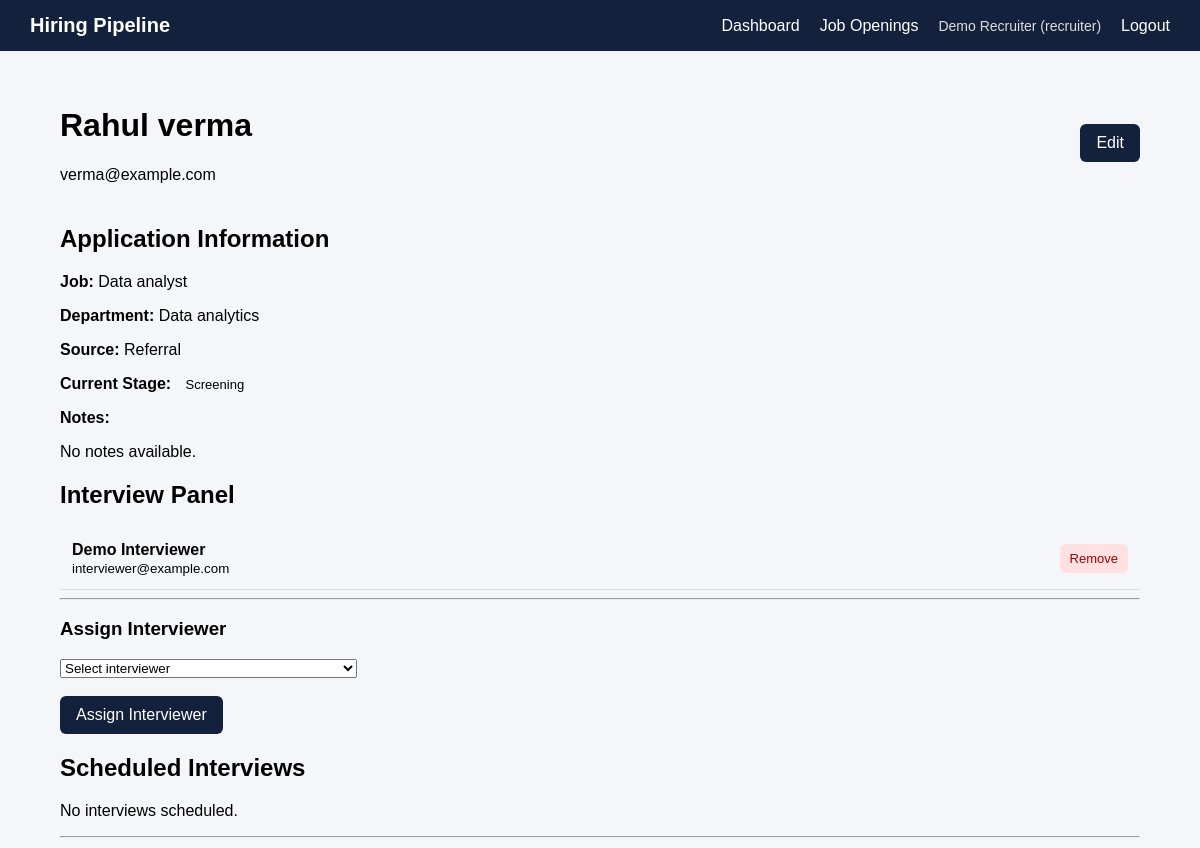
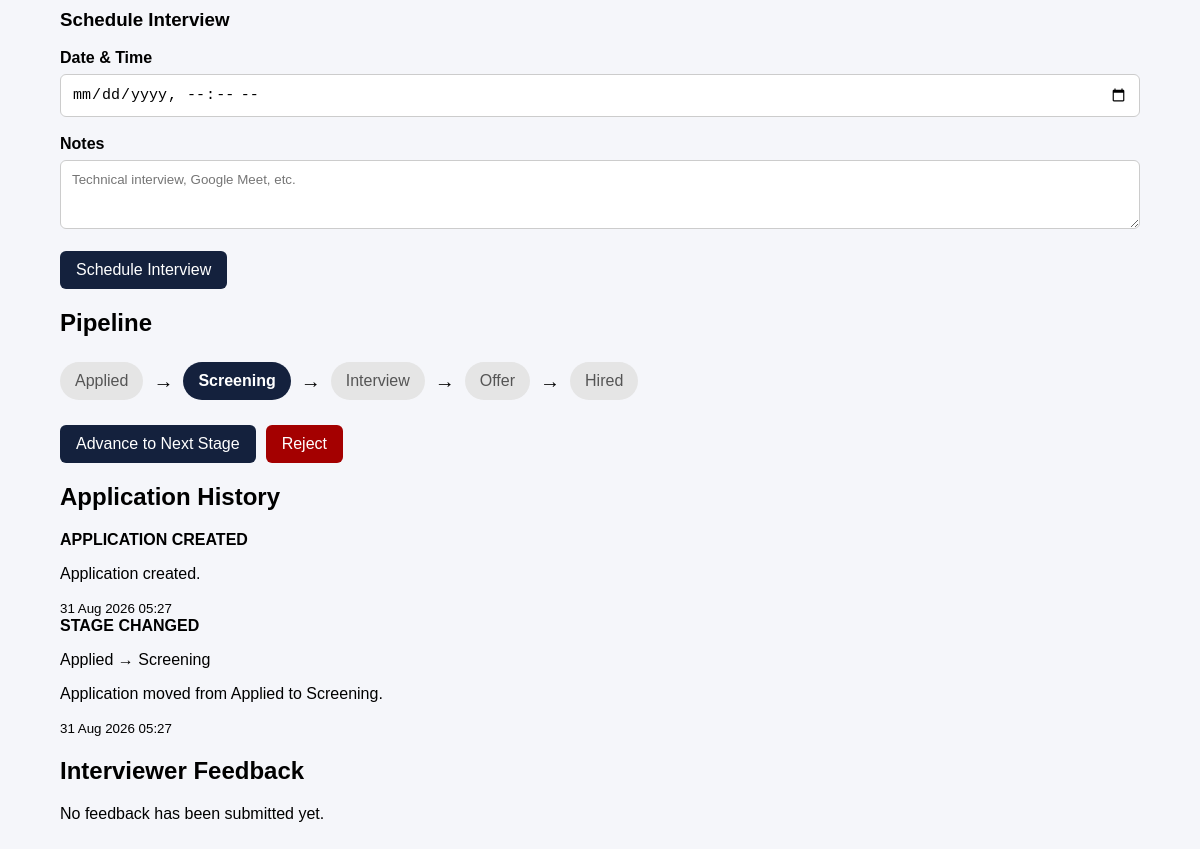
The page /applications/2 (signed in) on the database as committed earlier (2 pictures, top to bottom).
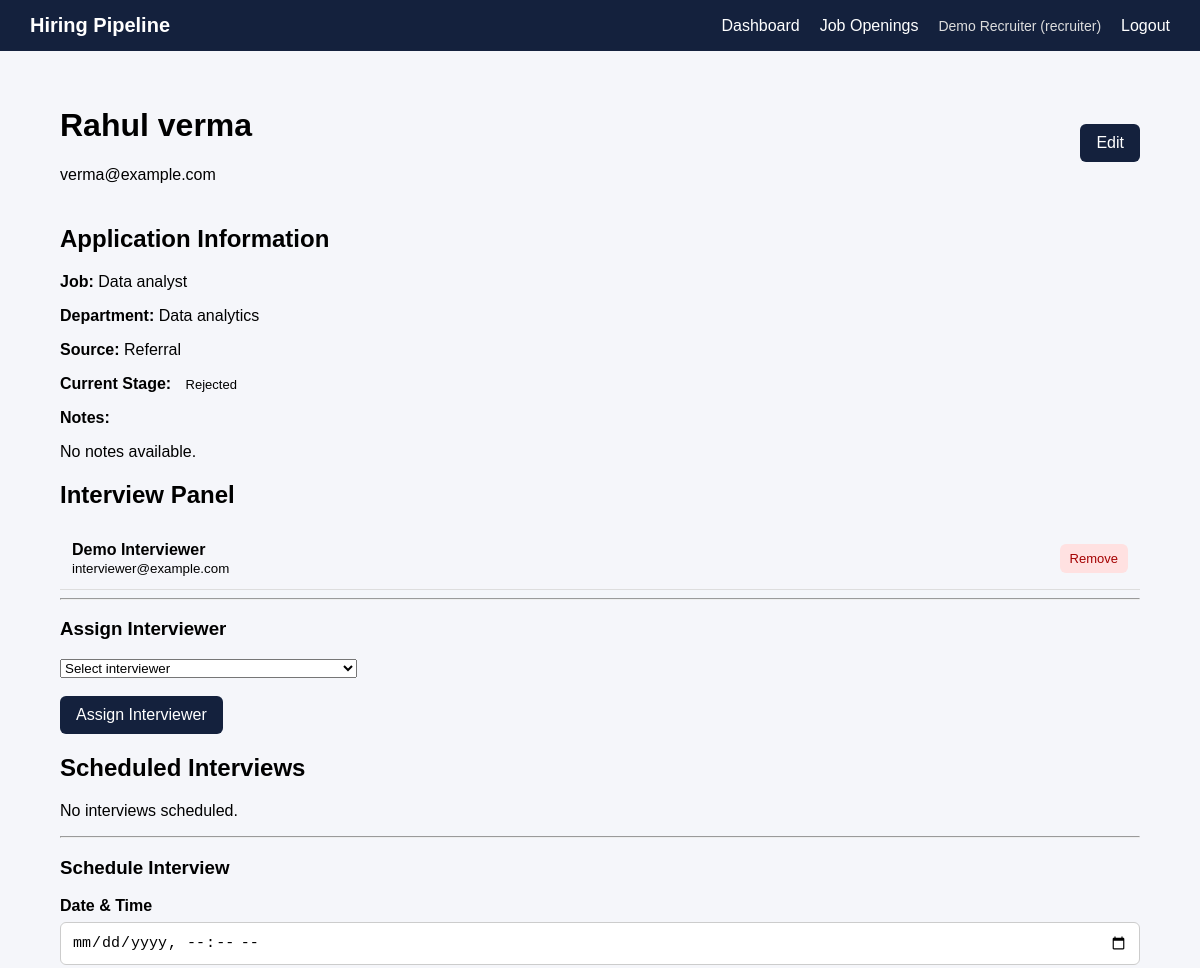
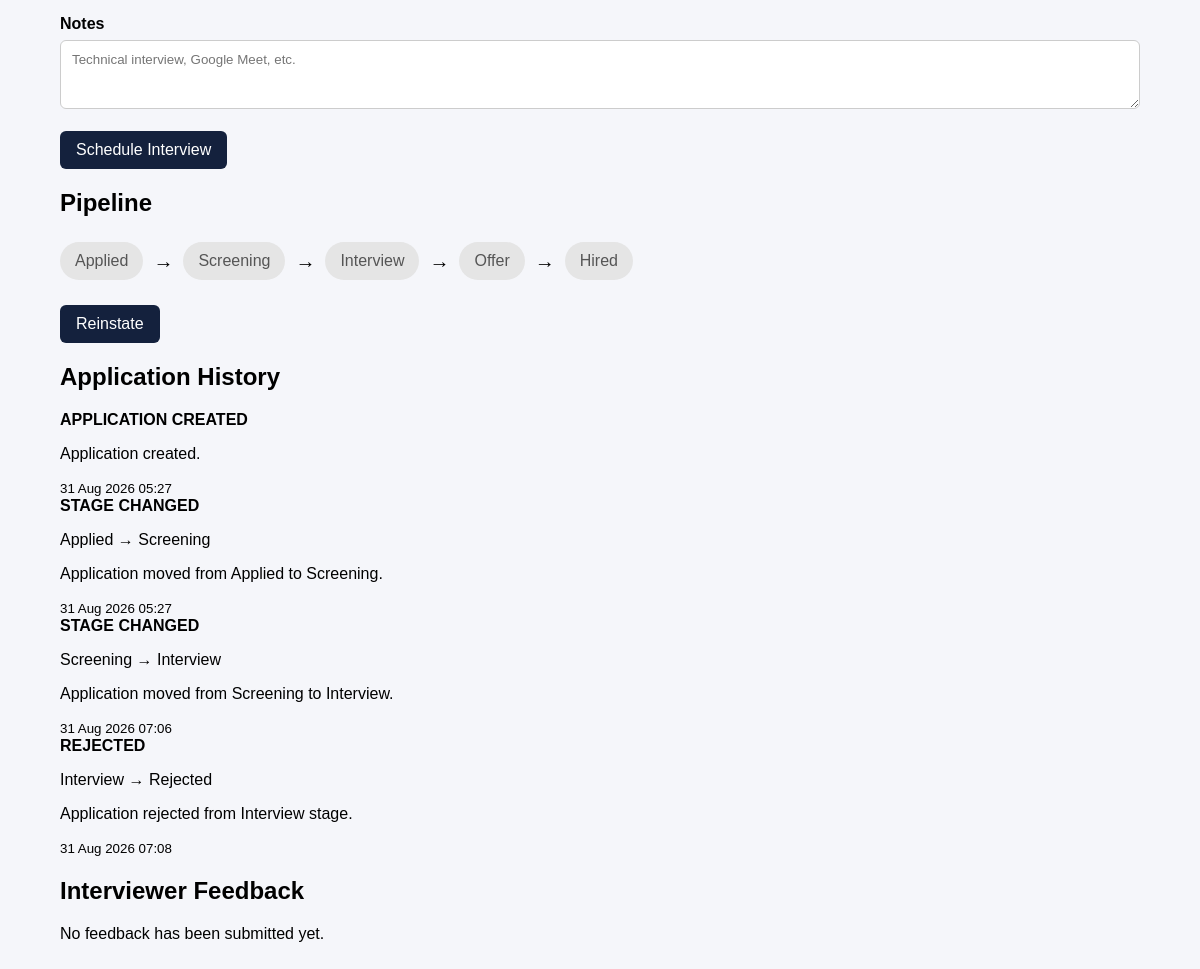
The same page on the database as committed later (2 pictures, top to bottom).
### models/user.py (models this page shows, shortened)
class User(UserMixin, db.Model):
    __tablename__ = "users"
    id = db.Column(db.Integer, primary_key=True)
    name = db.Column(db.String(100), nullable=False)
    email = db.Column(
        db.String(150),
        unique=True,
        nullable=False,
        index=True
    )
    password_hash = db.Column(db.String(255), nullable=False)
    role = db.Column(
        db.String(20),
        nullable=False
    )
    created_at = db.Column(
        db.DateTime,
        server_default=db.func.now()
    )

### models/application.py (models this page shows)
class Application(db.Model):
    __tablename__ = "applications"
    id = db.Column(
        db.Integer,
        primary_key=True
    )
    job_opening_id = db.Column(
        db.Integer,
        db.ForeignKey("job_openings.id"),
        nullable=False,
        index=True
    )
    candidate_name = db.Column(
        db.String(150),
        nullable=False
    )
    candidate_email = db.Column(
        db.String(150),
        nullable=False,
        index=True
    )
    source = db.Column(
        db.String(100),
        nullable=True
    )
    notes = db.Column(
        db.Text,
        nullable=True
    )
    stage = db.Column(
        db.String(30),
        nullable=False,
        default="Applied",
        index=True
    )
    applied_at = db.Column(
        db.DateTime,
        server_default=db.func.now()
    )
    stage_changed_at = db.Column(
        db.DateTime,
        server_default=db.func.now()
    )
    updated_at = db.Column(
        db.DateTime,
        server_default=db.func.now(),
        onupdate=db.func.now()
    )
    job = db.relationship(
        "JobOpening",
        back_populates="applications"
    )
    events = db.relationship(
        "ApplicationEvent",
        back_populates="application",
        lazy=True,
        order_by="ApplicationEvent.created_at"
    )

### models/job.py (models this page shows)
class JobOpening(db.Model):
    __tablename__ = "job_openings"
    id = db.Column(db.Integer, primary_key=True)
    title = db.Column(
        db.String(150),
        nullable=False
    )
    department = db.Column(
        db.String(100),
        nullable=False
    )
    description = db.Column(
        db.Text,
        nullable=True
    )
    status = db.Column(
        db.String(20),
        nullable=False,
        default="open",
        index=True
    )
    created_at = db.Column(
        db.DateTime,
        server_default=db.func.now()
    )
    updated_at = db.Column(
        db.DateTime,
        server_default=db.func.now(),
        onupdate=db.func.now()
    )
    applications = db.relationship(
        "Application",
        back_populates="job",
        lazy=True
    )
    description = db.Column(
        db.Text,
        nullable=True
    )
    status = db.Column(
        db.String(20),
        nullable=False,
        default="open"
    )
    created_at = db.Column(
        db.DateTime,
        server_default=db.func.now()
    )
    updated_at = db.Column(
        db.DateTime,
        server_default=db.func.now(),
        onupdate=db.func.now()
    )
    applications = db.relationship(
        "Application",
        back_populates="job",
        lazy=True
    )

### models/interview.py (models this page shows)
class ApplicationInterviewer(db.Model):
    __tablename__ = "application_interviewers"
    application_id = db.Column(
        db.Integer,
        db.ForeignKey("applications.id"),
        primary_key=True
    )
    interviewer_id = db.Column(
        db.Integer,
        db.ForeignKey("users.id"),
        primary_key=True
    )
    assigned_at = db.Column(
        db.DateTime,
        server_default=db.func.now()
    )
    application = db.relationship(
        "Application",
        backref=db.backref(
            "interviewer_assignments",
            lazy=True
        )
    )
    interviewer = db.relationship(
        "User",
        backref=db.backref(
            "application_assignments",
            lazy=True
        )
    )

### models/event.py (models this page shows)
class ApplicationEvent(db.Model):
    __tablename__ = "application_events"
    id = db.Column(
        db.Integer,
        primary_key=True
    )
    application_id = db.Column(
        db.Integer,
        db.ForeignKey("applications.id"),
        nullable=False,
        index=True
    )
    event_type = db.Column(
        db.String(50),
        nullable=False
    )
    old_stage = db.Column(
        db.String(30),
        nullable=True
    )
    new_stage = db.Column(
        db.String(30),
        nullable=True
    )
    actor_id = db.Column(
        db.Integer,
        db.ForeignKey("users.id"),
        nullable=True
    )
    message = db.Column(
        db.Text,
        nullable=True
    )
    created_at = db.Column(
        db.DateTime,
        server_default=db.func.now()
    )
    application = db.relationship(
        "Application",
        back_populates="events"
    )

### routes/applications.py (the view, shortened to what this page needs)
@applications_bp.route("/<int:application_id>")
@role_required("recruiter", "interviewer")
def application_detail(application_id):
    application = db.session.get(
        Application,
        application_id
    )
    if not application:
        abort(404)
    interviewers = []
    if current_user.role == "recruiter":
        interviewers = (
            User.query
            .filter_by(role="interviewer")
            .order_by(User.name)
            .all()
        )
    return render_template(
        "applications/detail.html",
        application=application,
        interviewers=interviewers
    )

### templates/applications/detail.html (shortened to what this page needs)
{% extends "base.html" %}
{% block content %}
<div class="page-header">
    <div>
        <h1>
            {{ application.candidate_name }}
        </h1>
        <p>
            {{ application.candidate_email }}
        </p>
    </div>
    {% if current_user.role == "recruiter" %}
        <a
            href="{{ url_for(
                'applications.edit_application',
                application_id=application.id
            ) }}"
            class="btn"
        >
            Edit
        </a>
    {% endif %}
</div>
<div class="detail-card">
    <h2>Application Information</h2>
    <p>
        <strong>Job:</strong>
        {{ application.job.title }}
    </p>
    <p>
        <strong>Department:</strong>
        {{ application.job.department }}
    </p>
    <p>
        <strong>Source:</strong>
        {{ application.source or "-" }}
    </p>
    <p>
        <strong>Current Stage:</strong>
        <span class="status">
            {{ application.stage }}
        </span>
    </p>
    <p>
        <strong>Notes:</strong>
    </p>
    <p>
        {{ application.notes or "No notes available." }}
    </p>
</div>
<div class="detail-card">
    <h2>Interview Panel</h2>
    {% if application.interviewer_assignments %}
        {% for assignment in application.interviewer_assignments %}
            <div class="panel-member">
                <div>
                    <strong>
                        {{ assignment.interviewer.name }}
                    </strong>
                    <br>
                    <small>
                        {{ assignment.interviewer.email }}
                    </small>
                </div>
                {% if current_user.role == "recruiter" %}
                    <form
                        method="POST"
                        action="{{ url_for(
                            'interviews.remove_interviewer',
                            application_id=application.id,
                            interviewer_id=assignment.interviewer_id
                        ) }}"
                    >
                        <button
                            type="submit"
                            class="small-btn danger"
                        >
                            Remove
                        </button>
                    </form>
                {% endif %}
            </div>
        {% endfor %}
    {% else %}
        <p>
            No interviewers assigned yet.
        </p>
    {% endif %}
    {% if current_user.role == "recruiter" %}
        <hr>
        <h3>Assign Interviewer</h3>
        <form
            method="POST"
            action="{{ url_for(
                'interviews.assign_interviewer',
                application_id=application.id
            ) }}"
        >
            <div class="form-group">
                <select
                    name="interviewer_id"
                    required
                >
                    <option value="">
                        Select interviewer
                    </option>
                </select>
            </div>
            <button
                type="submit"
                class="btn"
            >
                Assign Interviewer
            </button>
        </form>
    {% endif %}
</div>
<div class="detail-card">
    <h2>Scheduled Interviews</h2>
    {% if application.scheduled_interviews %}
        {% for interview in application.scheduled_interviews %}
            <div class="interview-item">
                <strong>
                    {{ interview.scheduled_at.strftime(
                        "%d %b %Y, %I:%M %p"
                    ) }}
                </strong>
                {% if interview.notes %}
                    <p>
                        {{ interview.notes }}
                    </p>
                {% endif %}
            </div>
        {% endfor %}
    {% else %}
        <p>No interviews scheduled.</p>
    {% endif %}
    {% if current_user.role == "recruiter" %}
        <hr>
        <h3>Schedule Interview</h3>
        <form
            method="POST"
            action="{{ url_for(
                'interviews.schedule_interview',
                application_id=application.id
            ) }}"
        >
            <div class="form-group">
                <label for="scheduled_at">
                    Date & Time
                </label>
                <input
                    type="datetime-local"
                    id="scheduled_at"
                    name="scheduled_at"
                    required
                >
            </div>
            <div class="form-group">
                <label for="interview_notes">
                    Notes
                </label>
                <textarea
                    id="interview_notes"
                    name="notes"
                    rows="3"
                    placeholder="Technical interview, Google Meet, etc."
                ></textarea>
            </div>
            <button
                type="submit"
                class="btn"
            >
                Schedule Interview
            </button>
        </form>
    {% endif %}
</div>
<div class="detail-card">
    <h2>Pipeline</h2>
    <div class="pipeline">
        {% for stage in ["Applied", "Screening", "Interview", "Offer", "Hired"] %}
            <div
                class="pipeline-stage
                {% if application.stage == stage %}
                    current
                {% endif %}"
            >
                {{ stage }}
            </div>
            {% if not loop.last %}
                <span class="pipeline-arrow">
                    →
                </span>
            {% endif %}
        {% endfor %}
    </div>
    <div class="pipeline-actions">
        {% if application.stage != "Rejected"
              and application.stage != "Hired" %}
            <form
                method="POST"
                action="{{ url_for(
                    'applications.advance',
                    application_id=application.id
                ) }}"
            >
                <button
                    type="submit"
                    class="btn"
                >
                    Advance to Next Stage
                </button>
            </form>
        {% endif %}
        {% if application.stage != "Rejected"
              and application.stage != "Hired" %}
            <form
                method="POST"
                action="{{ url_for(
                    'applications.reject',
                    application_id=application.id
                ) }}"
            >
                <button
                    type="submit"
                    class="btn-danger"
                >
                    Reject
                </button>
            </form>
        {% endif %}
        {% if application.stage == "Rejected" %}
            <form
                method="POST"
                action="{{ url_for(
                    'applications.reinstate',
                    application_id=application.id
                ) }}"
            >
                <button
                    type="submit"
                    class="btn"
                >
                    Reinstate
                </button>
            </form>
        {% endif %}
    </div>
</div>
<div class="detail-card">
    <h2>Application History</h2>
    {% if application.events %}
        <div class="timeline">
            {% for event in application.events %}
                <div class="timeline-item">
                    <strong>
                        {{ event.event_type.replace("_", " ") }}
                    </strong>
                    {% if event.old_stage and event.new_stage %}
                        <p>
                            {{ event.old_stage }}
                            →
                            {{ event.new_stage }}
                        </p>
                    {% endif %}
                    {% if event.message %}
                        <p>
                            {{ event.message }}
                        </p>
                    {% endif %}
                    {% if event.created_at %}
                        <small>
                            {{ event.created_at.strftime(
                                "%d %b %Y %H:%M"
                            ) }}
                        </small>
                    {% endif %}
                </div>
            {% endfor %}
        </div>
    {% else %}
        <p>No history available.</p>
    {% endif %}
</div>
<div class="detail-card">
    <h2>Interviewer Feedback</h2>
    {% if application.feedback_entries %}
        {% for feedback in application.feedback_entries %}
            <div class="feedback-item">
                <strong>
                    {{ feedback.interviewer.name }}
                </strong>
                <p>
                    {{ feedback.content }}
                </p>
                {% if feedback.created_at %}
                    <small>
                        {{ feedback.created_at.strftime(
                            "%d %b %Y %H:%M"
                        ) }}
                    </small>
                {% endif %}
            </div>
        {% endfor %}
    {% else %}
        <p>
            No feedback has been submitted yet.
        </p>
    {% endif %}
</div>
{% endblock %}

### templates/base.html (shortened to what this page needs)
<!DOCTYPE html>
<html lang="en">
<head>
    <link
        rel="stylesheet"
        href="{{ url_for('static', filename='css/style.css') }}"
    >
</head>
<body>
    {% if current_user.is_authenticated %}
        <nav class="navbar">
            <div class="nav-brand">
                Hiring Pipeline
            </div>
            <div class="nav-links">
                <a href="{{ url_for('dashboard.dashboard') }}">
                    Dashboard
                </a>
                {% if current_user.role == "recruiter" %}
                    <a href="{{ url_for('jobs.job_list') }}">
                        Job Openings
                    </a>
                {% endif %}
                <span class="nav-user">
                    {{ current_user.name }}
                    ({{ current_user.role }})
                </span>
                <a href="{{ url_for('auth.logout') }}">
                    Logout
                </a>
            </div>
        </nav>
    {% endif %}
    <main class="container">
        {% block content %}
        {% endblock %}
    </main>
</body>
</html>

Rows that differ between the two databases and show on the page:
changed Application "Rahul verma": stage "Screening" → "Rejected"
added ApplicationEvent: event_type.replace "STAGE CHANGED", old_stage "Screening", new_stage "Interview", message "Application moved from Screening to Interview.", created_at "31 Aug 2026 07:06"
added ApplicationEvent: event_type.replace "REJECTED", old_stage "Interview", new_stage "Rejected", message "Application rejected from Interview stage.", created_at "31 Aug 2026 07:08"
Other text that changed with them:
text no longer shown: "Advance to Next Stage Reject"
text now shown: "Reinstate"
